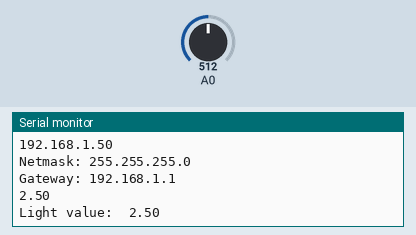
This sketch was run on a simulated ESP8266 (NodeMCU). On the bench: the last lines printed to the serial monitor. Inputs (shaded band) come from the test bench; at power-on: A0 = 512. WiFi joins after 1.5 s; servers stay silent unless stated.

Above: at 2.8 s.
2.9 s: A0 set to 716
At 4.2 s:
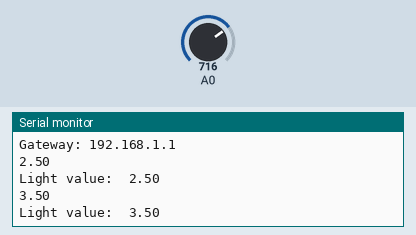
4.4 s: A0 set to 900
At 5.3 s:
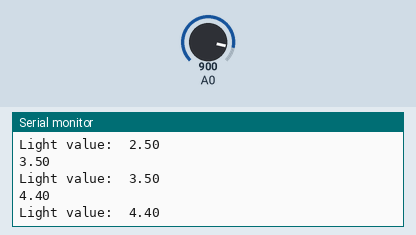
Timing chart, 0 to 7.4 s (numbered marks = the images above; inputs shaded):
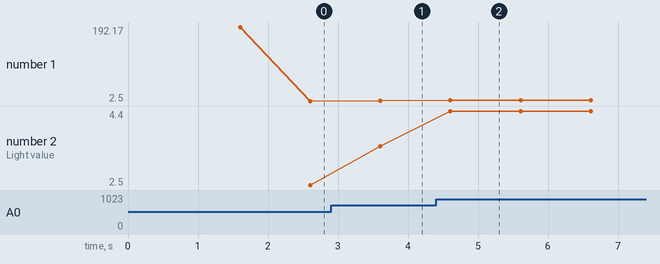

Measured:
- after the input at 2.9 s, the serial monitor: prints a new line after 0.71 s (image 1)
- after the input at 4.4 s, the serial monitor: prints a new line after 0.21 s (image 2)
- plotted number 1: 2.5 → 3.5 after the input at 2.9 s, 3.5 → 4.4 after the input at 4.4 s
- plotted number 2: 2.5 → 3.5 after the input at 2.9 s, 3.5 → 4.4 after the input at 4.4 s

The sketch:

udp_light_test.ino
```cpp
#include <ESP8266WiFi.h>
#include <WifiUdp.h>
#include <stdio.h>

const char* ssid     = "connectory 2";
const char* password = "c0nn3ct0ry2";

WiFiUDP Udp;
unsigned int localUdpPort = 4210;
unsigned int remoteUdpPort = 5000;
IPAddress remoteIp(10,10,90,249);
char packetHeader[] = "Light value: ";

void setup() {
  Serial.begin(115200);
  delay(100);

  // connect to Wi-Fi network
  Serial.println();
  Serial.println();
  Serial.print("Connecting to ");
  Serial.println(ssid);

  WiFi.begin(ssid, password);

  while (WiFi.status() != WL_CONNECTED) {
    delay(500);
    Serial.print(".");
  }

  Serial.println("");
  Serial.println("WiFi connected");
  Serial.println("IP address: ");
  Serial.println(WiFi.localIP());
  Serial.print("Netmask: ");
  Serial.println(WiFi.subnetMask());
  Serial.print("Gateway: ");
  Serial.println(WiFi.gatewayIP());

  // open UDP port
  Udp.begin(localUdpPort);

}

int sensorValue;
float voltage;

void loop() {
  delay(1000);

  // get sensor data and convert
  sensorValue = analogRead(0);
  voltage = sensorValue * (5.00 / 1023.00);

  // append voltage to message
  char packetValue[5];
  dtostrf(voltage, 5, 2, packetValue);
  //packetMessage = baseMessage + voltage;
  Serial.println(voltage);

  // send udp packet
  char packet[255] = "";
  strcat(packet, packetHeader);
  strcat(packet, packetValue);
  Serial.println(packet);
  Udp.beginPacket(remoteIp, remoteUdpPort);
  Udp.write(packet);
  Udp.endPacket();

}
```
